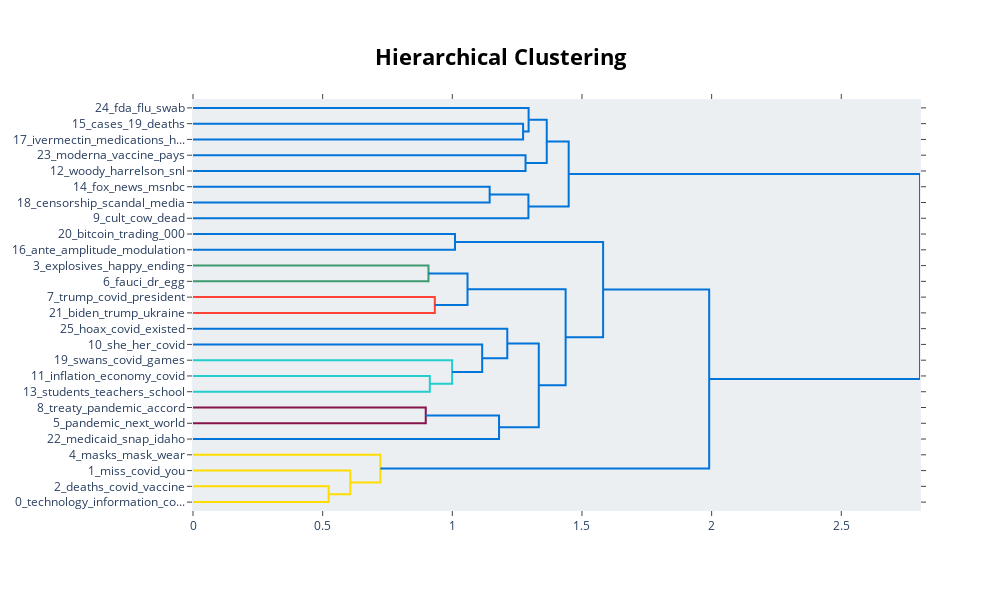

Notebook source saved alongside this figure:
### Code cell
topic_model.visualize_hierarchy()

### Figure 1 — Plotly figure (JSON) as saved in the notebook; plotly's stock layout.template omitted (floating-point values rounded to 4 significant figures)
{"data": [{"hoverinfo": "text", "marker": {"color": "rgb(0,116,217)"}, "mode": "lines", "type": "scatter", "x": [0, 1.273, 1.273, 0], "xaxis": "x", "y": [-15, -15, -25, -25], "yaxis": "y"}, {"hoverinfo": "text", "marker": {"color": "rgb(0,116,217)"}, "mode": "lines", "type": "scatter", "x": [0, 1.294, 1.294, 1.273], "xaxis": "x", "y": [-5, -5, -20, -20], "yaxis": "y"}, {"hoverinfo": "text", "marker": {"color": "rgb(0,116,217)"}, "mode": "lines", "type": "scatter", "x": [0, 1.282, 1.282, 0], "xaxis": "x", "y": [-35, -35, -45, -45], "yaxis": "y"}, {"hoverinfo": "text", "marker": {"color": "rgb(0,116,217)"}, "mode": "lines", "type": "scatter", "x": [1.294, 1.364, 1.364, 1.282], "xaxis": "x", "y": [-12.5, -12.5, -40, -40], "yaxis": "y"}, {"hoverinfo": "text", "marker": {"color": "rgb(0,116,217)"}, "mode": "lines", "type": "scatter", "x": [0, 1.144, 1.144, 0], "xaxis": "x", "y": [-55, -55, -65, -65], "yaxis": "y"}, {"hoverinfo": "text", "marker": {"color": "rgb(0,116,217)"}, "mode": "lines", "type": "scatter", "x": [1.144, 1.293, 1.293, 0], "xaxis": "x", "y": [-60, -60, -75, -75], "yaxis": "y"}, {"hoverinfo": "text", "marker": {"color": "rgb(0,116,217)"}, "mode": "lines", "type": "scatter", "x": [1.364, 1.449, 1.449, 1.293], "xaxis": "x", "y": [-26.25, -26.25, -67.5, -67.5], "yaxis": "y"}, {"hoverinfo": "text", "marker": {"color": "rgb(0,116,217)"}, "mode": "lines", "type": "scatter", "x": [0, 1.01, 1.01, 0], "xaxis": "x", "y": [-85, -85, -95, -95], "yaxis": "y"}, {"hoverinfo": "text", "marker": {"color": "rgb(61,153,112)"}, "mode": "lines", "type": "scatter", "x": [0, 0.9081, 0.9081, 0], "xaxis": "x", "y": [-105, -105, -115, -115], "yaxis": "y"}, {"hoverinfo": "text", "marker": {"color": "rgb(255,65,54)"}, "mode": "lines", "type": "scatter", "x": [0, 0.9326, 0.9326, 0], "xaxis": "x", "y": [-125, -125, -135, -135], "yaxis": "y"}, {"hoverinfo": "text", "marker": {"color": "rgb(0,116,217)"}, "mode": "lines", "type": "scatter", "x": [0.9081, 1.059, 1.059, 0.9326], "xaxis": "x", "y": [-110, -110, -130, -130], "yaxis": "y"}, {"hoverinfo": "text", "marker": {"color": "rgb(35,205,205)"}, "mode": "lines", "type": "scatter", "x": [0, 0.9132, 0.9132, 0], "xaxis": "x", "y": [-175, -175, -185, -185], "yaxis": "y"}, {"hoverinfo": "text", "marker": {"color": "rgb(35,205,205)"}, "mode": "lines", "type": "scatter", "x": [0, 0.9992, 0.9992, 0.9132], "xaxis": "x", "y": [-165, -165, -180, -180], "yaxis": "y"}, {"hoverinfo": "text", "marker": {"color": "rgb(0,116,217)"}, "mode": "lines", "type": "scatter", "x": [0, 1.115, 1.115, 0.9992], "xaxis": "x", "y": [-155, -155, -172.5, -172.5], "yaxis": "y"}, {"hoverinfo": "text", "marker": {"color": "rgb(0,116,217)"}, "mode": "lines", "type": "scatter", "x": [0, 1.212, 1.212, 1.115], "xaxis": "x", "y": [-145, -145, -163.8, -163.8], "yaxis": "y"}, {"hoverinfo": "text", "marker": {"color": "rgb(133,20,75)"}, "mode": "lines", "type": "scatter", "x": [0, 0.8976, 0.8976, 0], "xaxis": "x", "y": [-195, -195, -205, -205], "yaxis": "y"}, {"hoverinfo": "text", "marker": {"color": "rgb(0,116,217)"}, "mode": "lines", "type": "scatter", "x": [0.8976, 1.18, 1.18, 0], "xaxis": "x", "y": [-200, -200, -215, -215], "yaxis": "y"}, {"hoverinfo": "text", "marker": {"color": "rgb(0,116,217)"}, "mode": "lines", "type": "scatter", "x": [1.212, 1.333, 1.333, 1.18], "xaxis": "x", "y": [-154.4, -154.4, -207.5, -207.5], "yaxis": "y"}, {"hoverinfo": "text", "marker": {"color": "rgb(0,116,217)"}, "mode": "lines", "type": "scatter", "x": [1.059, 1.437, 1.437, 1.333], "xaxis": "x", "y": [-120, -120, -180.9, -180.9], "yaxis": "y"}, {"hoverinfo": "text", "marker": {"color": "rgb(0,116,217)"}, "mode": "lines", "type": "scatter", "x": [1.01, 1.581, 1.581, 1.437], "xaxis": "x", "y": [-90, -90, -150.5, -150.5], "yaxis": "y"}, {"hoverinfo": "text", "marker": {"color": "rgb(255,220,0)"}, "mode": "lines", "type": "scatter", "x": [0, 0.5231, 0.5231, 0], "xaxis": "x", "y": [-245, -245, -255, -255], "yaxis": "y"}, {"hoverinfo": "text", "marker": {"color": "rgb(255,220,0)"}, "mode": "lines", "type": "scatter", "x": [0, 0.6066, 0.6066, 0.5231], "xaxis": "x", "y": [-235, -235, -250, -250], "yaxis": "y"}, {"hoverinfo": "text", "marker": {"color": "rgb(255,220,0)"}, "mode": "lines", "type": "scatter", "x": [0, 0.7225, 0.7225, 0.6066], "xaxis": "x", "y": [-225, -225, -242.5, -242.5], "yaxis": "y"}, {"hoverinfo": "text", "marker": {"color": "rgb(0,116,217)"}, "mode": "lines", "type": "scatter", "x": [1.581, 1.991, 1.991, 0.7225], "xaxis": "x", "y": [-120.2, -120.2, -233.8, -233.8], "yaxis": "y"}, {"hoverinfo": "text", "marker": {"color": "rgb(0,116,217)"}, "mode": "lines", "type": "scatter", "x": [1.449, 2.804, 2.804, 1.991], "xaxis": "x", "y": [-46.88, -46.88, -177.0, -177.0], "yaxis": "y"}], "layout": {"autosize": false, "height": 590, "hoverlabel": {"bgcolor": "white", "font": {"family": "Rockwell", "size": 16}}, "hovermode": "closest", "plot_bgcolor": "#ECEFF1", "showlegend": false, "title": {"font": {"color": "Black", "size": 22}, "text": "<b>Hierarchical Clustering</b>", "x": 0.5, "xanchor": "center", "yanchor": "top"}, "width": 1000, "xaxis": {"mirror": "allticks", "rangemode": "tozero", "showgrid": false, "showline": true, "showticklabels": true, "ticks": "outside", "type": "linear", "zeroline": false}, "yaxis": {"mirror": "allticks", "range": [-260, 0], "rangemode": "tozero", "showgrid": false, "showline": true, "showticklabels": true, "tickmode": "array", "ticks": "outside", "ticktext": ["24_fda_flu_swab", "15_cases_19_deaths", "17_ivermectin_medications_h...", "23_moderna_vaccine_pays", "12_woody_harrelson_snl", "14_fox_news_msnbc", "18_censorship_scandal_media", "9_cult_cow_dead", "20_bitcoin_trading_000", "16_ante_amplitude_modulation", "3_explosives_happy_ending", "6_fauci_dr_egg", "7_trump_covid_president", "21_biden_trump_ukraine", "25_hoax_covid_existed", "10_she_her_covid", "19_swans_covid_games", "11_inflation_economy_covid", "13_students_teachers_school", "8_treaty_pandemic_accord", "5_pandemic_next_world", "22_medicaid_snap_idaho", "4_masks_mask_wear", "1_miss_covid_you", "2_deaths_covid_vaccine", "0_technology_information_co..."], "tickvals": [-5, -15, -25, -35, -45, -55, -65, -75, -85, -95, -105, -115, -125, -135, -145, -155, -165, -175, -185, -195, -205, -215, -225, -235, -245, -255], "type": "linear", "zeroline": false}}}
